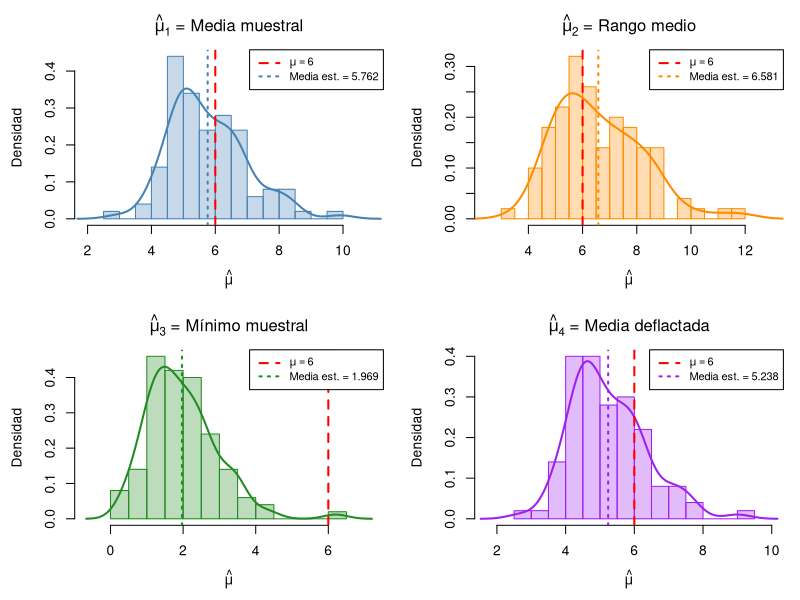
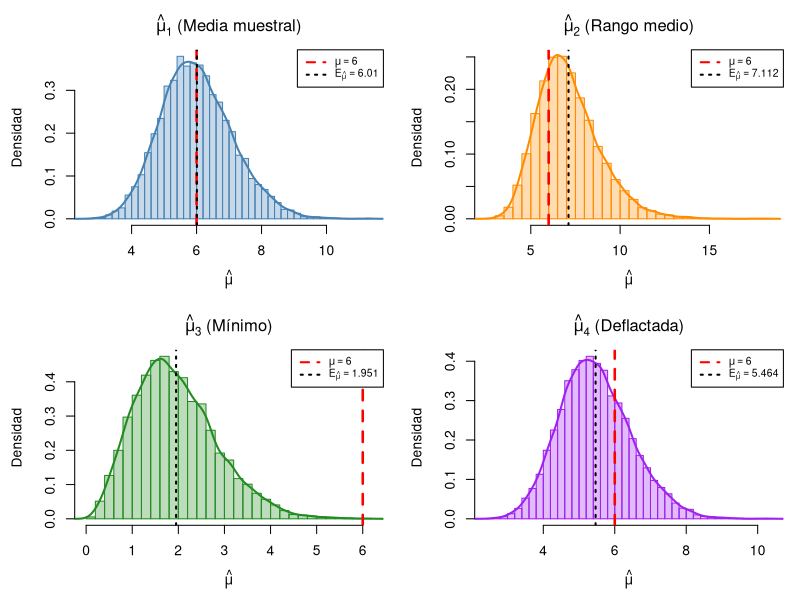

These figures' R source, in order: (Note: this script raises an error after producing the figures.)
## ---- chunk 1
set.seed(123)

# Parámetros
B     <- 100       # número de muestras
n     <- 10        # tamaño de cada muestra
alpha <- 3         # forma
sigma <- 2         # escala
mu    <- alpha * sigma  # media teórica = 6

# Generar las B muestras (matriz B x n)
muestras <- matrix(rgamma(B * n, shape = alpha, scale = sigma), nrow = B, ncol = n)

# Calcular los 4 estimadores para cada muestra
mu1 <- apply(muestras, 1, mean)
mu2 <- apply(muestras, 1, function(x) (min(x) + max(x)) / 2)
mu3 <- apply(muestras, 1, min)
mu4 <- apply(muestras, 1, function(x) sum(x) / (n + 1))


tabla <- data.frame(
  Muestra = 1:20,
  Mu1 = round(mu1[1:20], 4),
  Mu2 = round(mu2[1:20], 4),
  Mu3 = round(mu3[1:20], 4),
  Mu4 = round(mu4[1:20], 4)
)

knitr::kable(tabla,
             caption = "Valores de los 4 estimadores para las primeras 20 muestras (n = 10)",
             col.names = c("Muestra",
                           "$\\hat{\\mu}_1$ (Media)",
                           "$\\hat{\\mu}_2$ (Rango medio)",
                           "$\\hat{\\mu}_3$ (Mínimo)",
                           "$\\hat{\\mu}_4$ (Deflactada)"),
             align = "c")
## ---- chunk 2
# Calcular propiedades de cada estimador
estimadores <- list(mu1, mu2, mu3, mu4)
nombres <- c("$\\hat{\\mu}_1$", "$\\hat{\\mu}_2$", "$\\hat{\\mu}_3$", "$\\hat{\\mu}_4$")

# Varianza teórica de la media muestral para referencia
var_teorica_media <- alpha * sigma^2 / n  # 12/10 = 1.2

props <- data.frame(
  Estimador     = nombres,
  Media         = round(sapply(estimadores, mean), 4),
  Sesgo         = round(sapply(estimadores, mean) - mu, 4),
  Varianza      = round(sapply(estimadores, var), 4),
  ECM           = round(sapply(estimadores, function(e) mean((e - mu)^2)), 4),
  Mediana       = round(sapply(estimadores, median), 4)
)

knitr::kable(props,
             caption = "Propiedades estadísticas de los estimadores (B = 100 muestras, n = 10)",
             col.names = c("Estimador",
                           "Media estimada",
                           "Sesgo ($E[\\hat{\\mu}] - \\mu$)",
                           "Varianza",
                           "MSE",
                           "Mediana"),
             align = "c")
## ---- chunk 3
par(mfrow = c(2, 2), mar = c(4.5, 4.5, 3, 1))

# Colores para cada estimador
colores <- c("steelblue", "darkorange", "forestgreen", "purple")
titulos <- c(
  expression(hat(mu)[1] * " = Media muestral"),
  expression(hat(mu)[2] * " = Rango medio"),
  expression(hat(mu)[3] * " = Mínimo muestral"),
  expression(hat(mu)[4] * " = Media deflactada")
)

estimadores_lista <- list(mu1, mu2, mu3, mu4)

for (k in 1:4) {
  e <- estimadores_lista[[k]]
  
  # Histograma de densidad
  hist(e, breaks = 15, probability = TRUE,
       col = adjustcolor(colores[k], 0.3),
       border = colores[k],
       main = titulos[k],
       xlab = expression(hat(mu)),
       ylab = "Densidad",
       xlim = c(min(e) - 1, max(e) + 1))
  
  # Curva de densidad suavizada
  lines(density(e), col = colores[k], lwd = 2)
  
  # Línea de la media teórica
  abline(v = mu, col = "red", lwd = 2, lty = 2)
  
  # Línea de la media del estimador
  abline(v = mean(e), col = colores[k], lwd = 2, lty = 3)
  
  # Leyenda
  legend("topright",
         legend = c(expression(mu == 6), 
                    paste0("Media est. = ", round(mean(e), 3))),
         col = c("red", colores[k]),
         lty = c(2, 3), lwd = 2, cex = 0.8, bg = "white")
}
## ---- chunk 4
set.seed(123)

# Parámetros
B     <- 10000       # número de muestras
n     <- 10        # tamaño de cada muestra
alpha <- 3         # forma
sigma <- 2         # escala
mu    <- alpha * sigma  # media teórica = 6

# Generar las B muestras (matriz B x n)
muestras <- matrix(rgamma(B * n, shape = alpha, scale = sigma), nrow = B, ncol = n)

# Calcular los 4 estimadores para cada muestra
mu1 <- apply(muestras, 1, mean)
mu2 <- apply(muestras, 1, function(x) (min(x) + max(x)) / 2)
mu3 <- apply(muestras, 1, min)
mu4 <- apply(muestras, 1, function(x) sum(x) / (n + 1))
# Calcular propiedades de cada estimador
estimadores <- list(mu1, mu2, mu3, mu4)
nombres <- c("$\\hat{\\mu}_1$", "$\\hat{\\mu}_2$", "$\\hat{\\mu}_3$", "$\\hat{\\mu}_4$")

props <- data.frame(
  Estimador     = nombres,
  Media         = round(sapply(estimadores, mean), 4),
  Sesgo         = round(sapply(estimadores, mean) - mu, 4)
)

knitr::kable(props,
             caption = "Propiedades estadísticas de los estimadores (B = 10000 muestras, n = 10)",
             col.names = c("Estimador",
                           "Media estimada",
                           "Sesgo ($E[\\hat{\\mu}] - \\mu$)"
                           ),
             align = "c")
## ---- chunk 5
set.seed(123)
# Parámetros
B     <- 10000
n     <- 10
alpha <- 3
sigma <- 2
mu    <- alpha * sigma  # 6

# Generar B muestras (matriz B x n)
muestras <- matrix(rgamma(B * n, shape = alpha, scale = sigma), nrow = B, ncol = n)

# Calcular estimadores
mu1 <- apply(muestras, 1, mean)
mu2 <- apply(muestras, 1, function(x) (min(x) + max(x)) / 2)
mu3 <- apply(muestras, 1, min)
mu4 <- apply(muestras, 1, function(x) sum(x) / (n + 1))

par(mfrow = c(2, 2), mar = c(4.5, 4.5, 3, 1))

titulos <- c(
  expression(hat(mu)[1] * " (Media muestral)"),
  expression(hat(mu)[2] * " (Rango medio)"),
  expression(hat(mu)[3] * " (Mínimo)"),
  expression(hat(mu)[4] * " (Deflactada)")
)

estimadores_lista <- list(mu1, mu2, mu3, mu4)

for (k in 1:4) {
  e <- estimadores_lista[[k]]
  media_est <- mean(e)
  
  hist(e, breaks = 40, probability = TRUE,
       col = adjustcolor(colores[k], 0.3),
       border = colores[k],
       main = titulos[k],
       xlab = expression(hat(mu)),
       ylab = "Densidad")
  
  lines(density(e), col = colores[k], lwd = 2)
  
  # Media teórica
  abline(v = mu, col = "red", lwd = 2.5, lty = 2)
  
  # Media del estimador
  abline(v = media_est, col = "black", lwd = 2, lty = 3)
  
  legend("topright",
         legend = c(bquote(mu == 6),
                    bquote(E[hat(mu)] == .(round(media_est, 3)))),
         col = c("red", "black"),
         lty = c(2, 3), lwd = 2, cex = 0.75, bg = "white")
}
## ---- chunk 6
# 1. Definir funciones para cada estimador del problema
mu1 <- function(muestra) {
  mean(muestra) # Promedio muestral
}

mu2 <- function(muestra) {
  (min(muestra) + max(muestra)) / 2 # Rango medio
}

mu3 <- function(muestra) {
  min(muestra) # Mínimo muestral
}

mu4 <- function(muestra) {
  n <- length(muestra)
  sum(muestra) / (n + 1) # Promedio ajustado
}

# 2. Establecer parámetros poblacionales y de simulación
set.seed(123) # Para reproducibilidad
alpha <- 3
sigma <- 2
mu_true <- alpha * sigma  # = 6
num_simulaciones <- 10000  # Gran número de simulaciones para estabilidad
tamaños_muestra <- c(5, 10, 20, 30, 50, 60, 70, 80, 90, 100, 200, 300, 400, 500, 600, 1000)

# Inicializar data frames para almacenar resultados
coef_variacion <- data.frame()
mse_datos <- data.frame()

# 3. Bucle principal para analizar cada tamaño de muestra
for (n in tamaños_muestra) {
  
  # Generar matriz: cada columna es una muestra de tamaño n (distribución Gamma)
  muestras <- matrix(rgamma(n * num_simulaciones, shape = alpha, scale = sigma), 
                     nrow = n, ncol = num_simulaciones)
  
  # Aplicar las funciones de los estimadores a cada columna de la matriz
  estimaciones1 <- apply(muestras, 2, mu1)
  estimaciones2 <- apply(muestras, 2, mu2)
  estimaciones3 <- apply(muestras, 2, mu3)
  estimaciones4 <- apply(muestras, 2, mu4)
  
  # Calcular los coeficientes de variación (CV = sd / media)
  cv_est1 <- sd(estimaciones1) / mean(estimaciones1)
  cv_est2 <- sd(estimaciones2) / mean(estimaciones2)
  cv_est3 <- sd(estimaciones3) / mean(estimaciones3)
  cv_est4 <- sd(estimaciones4) / mean(estimaciones4)
  
  # Calcular MSE respecto al verdadero parámetro mu = 6
  mse_est1 <- mean((estimaciones1 - mu_true)^2)
  mse_est2 <- mean((estimaciones2 - mu_true)^2)
  mse_est3 <- mean((estimaciones3 - mu_true)^2)
  mse_est4 <- mean((estimaciones4 - mu_true)^2)
  
  # Almacenar los resultados de CV
  coef_variacion <- rbind(coef_variacion, 
                          data.frame(n = n, Estimador = "mu1", CV = cv_est1),
                          data.frame(n = n, Estimador = "mu2", CV = cv_est2),
                          data.frame(n = n, Estimador = "mu3", CV = cv_est3),
                          data.frame(n = n, Estimador = "mu4", CV = cv_est4))
  
  # Almacenar los resultados de MSE
  mse_datos <- rbind(mse_datos,
                     data.frame(n = n, Estimador = "mu1", MSE = mse_est1),
                     data.frame(n = n, Estimador = "mu2", MSE = mse_est2),
                     data.frame(n = n, Estimador = "mu3", MSE = mse_est3),
                     data.frame(n = n, Estimador = "mu4", MSE = mse_est4))
}
## ---- chunk 7
# Preparar datos para la tabla en formato ancho (más legible para libros)
tabla_resumen_cv <- coef_variacion %>%
  filter(n %in% c(10, 50, 100, 500, 1000)) %>%
  tidyr::pivot_wider(names_from = Estimador, values_from = CV) %>%
  mutate(across(starts_with("mu"), ~round(., 4))) %>%
  arrange(n)

kable(tabla_resumen_cv,
      caption = "Evolución del Coeficiente de Variación (CV) al incrementar n.",
      col.names = c("Tamaño de Muestra (n)", 
              "CV ($\\hat{\\mu}_1$)", 
              "CV ($\\hat{\\mu}_2$)", 
              "CV ($\\hat{\\mu}_3$)", 
              "CV ($\\hat{\\mu}_4$)"),
      align = c("c", "c", "c", "c", "c"))
## ---- chunk 8
# Tabla de MSE para complementar el análisis de consistencia
tabla_resumen_mse <- mse_datos %>%
  filter(n %in% c(10, 50, 100, 500, 1000)) %>%
  tidyr::pivot_wider(names_from = Estimador, values_from = MSE) %>%
  mutate(across(starts_with("mu"), ~round(., 4))) %>%
  arrange(n)

kable(tabla_resumen_mse,
      caption = "Evolución del Error Cuadrático Medio (MSE) respecto a $\\mu = 6$ al incrementar n.",
      col.names = c("Tamaño de Muestra (n)", 
              "MSE ($\\hat{\\mu}_1$)", 
              "MSE ($\\hat{\\mu}_2$)", 
              "MSE ($\\hat{\\mu}_3$)", 
              "MSE ($\\hat{\\mu}_4$)"),
      align = c("c", "c", "c", "c", "c"))
## ---- chunk 9
 #Graficar el coeficiente de variación en función del tamaño de la muestra
ggplot(coef_variacion, aes(x = n, y = CV, color = Estimador, shape = Estimador)) +
  geom_point(size = 1.5, alpha = 0.8) +
  geom_line(alpha = 1) +
  geom_vline(xintercept = 0, color = "black") +
  geom_hline(yintercept = 0, color = "black") +
  scale_x_log10() +  # Escala logarítmica para separar mejor las muestras pequeñas de las grandes
  labs(
       x = "Tamaño de Muestra (n) con escala Logarítmica", 
       y = "Coeficiente de Variación (CV)") +
  theme_minimal() +
  theme(
    panel.grid.minor = element_blank()
  ) +
  scale_color_brewer(palette = "Set1")
## ---- chunk 10
ggplot(mse_datos, aes(x = n, y = MSE, color = Estimador, shape = Estimador)) +
  geom_point(size = 1.5, alpha = 0.8) +
  geom_line(alpha = 1) +
  geom_hline(yintercept = 0, color = "black") +
  scale_x_log10() +
  labs(
       x = "Tamaño de Muestra (n) con escala Logarítmica", 
       y = "Error Cuadrático Medio (MSE)") +
  theme_minimal() +
  theme(
    panel.grid.minor = element_blank()
  ) +
  scale_color_brewer(palette = "Set1")
## ---- chunk 11
estimador1 <- function(muestra) mean(muestra)
estimador2 <- function(muestra) (min(muestra) + max(muestra)) / 2
estimador3 <- function(muestra) min(muestra)
estimador4 <- function(muestra) sum(muestra) / (length(muestra) + 1)

set.seed(123)
alpha <- 3
sigma <- 2
mu_true <- alpha * sigma
num_simulaciones <- 10000
tamaños_muestra_ef <- c(10, 30, 50, 100)

resultados_eficiencia <- data.frame()
datos_grafico_n50 <- data.frame()

etiquetas <- c("$\\hat{\\mu}_1$", "$\\hat{\\mu}_2$", 
               "$\\hat{\\mu}_3$", "$\\hat{\\mu}_4$")

for (n in tamaños_muestra_ef) {
  muestras <- matrix(rgamma(n * num_simulaciones, shape = alpha, scale = sigma), 
                     nrow = n, ncol = num_simulaciones)
  
  est1 <- apply(muestras, 2, estimador1)
  est2 <- apply(muestras, 2, estimador2)
  est3 <- apply(muestras, 2, estimador3)
  est4 <- apply(muestras, 2, estimador4)
  
  resultados_eficiencia <- rbind(resultados_eficiencia,
    data.frame(n = n, Estimador = etiquetas[1], Varianza = var(est1), CV = sd(est1)/mean(est1)),
    data.frame(n = n, Estimador = etiquetas[2], Varianza = var(est2), CV = sd(est2)/mean(est2)),
    data.frame(n = n, Estimador = etiquetas[3], Varianza = var(est3), CV = sd(est3)/mean(est3)),
    data.frame(n = n, Estimador = etiquetas[4], Varianza = var(est4), CV = sd(est4)/mean(est4))
  )
  
  if (n == 50) {
    datos_grafico_n50 <- data.frame(
      Valor = c(est1, est2, est3, est4),
      Estimador = factor(rep(etiquetas, each = num_simulaciones), levels = etiquetas)
    )
  }
}
## ---- chunk 12
tabla_efi_ancha <- resultados_eficiencia %>%
  pivot_wider(names_from = Estimador, values_from = c(Varianza, CV)) %>%
  select(n, 
         `Varianza_$\\hat{\\mu}_1$`, `CV_$\\hat{\\mu}_1$`,
         `Varianza_$\\hat{\\mu}_2$`, `CV_$\\hat{\\mu}_2$`,
         `Varianza_$\\hat{\\mu}_3$`, `CV_$\\hat{\\mu}_3$`,
         `Varianza_$\\hat{\\mu}_4$`, `CV_$\\hat{\\mu}_4$`) %>%
  mutate(across(-n, ~round(., 4)))

kable(tabla_efi_ancha, 
      format = "markdown",
      booktabs = TRUE,
      caption = "Comparación de Varianza y Coeficiente de Variación (CV) por tamaño de muestra.",
      col.names = c("$n$", 
                    "$\\text{Var}(\\hat{\\mu}_1)$", "$\\text{CV}(\\hat{\\mu}_1)$",
                    "$\\text{Var}(\\hat{\\mu}_2)$", "$\\text{CV}(\\hat{\\mu}_2)$",
                    "$\\text{Var}(\\hat{\\mu}_3)$", "$\\text{CV}(\\hat{\\mu}_3)$",
                    "$\\text{Var}(\\hat{\\mu}_4)$", "$\\text{CV}(\\hat{\\mu}_4)$"),
      align = "c")
## ---- chunk 13
ggplot(datos_grafico_n50, aes(x = Estimador, y = Valor, fill = Estimador)) +
  geom_boxplot(alpha = 0.7, outlier.alpha = 0.1) +
  geom_hline(yintercept = 6, linetype = "dashed", color = "red", linewidth = 1) +
  coord_cartesian(ylim = c(0, 15)) + 
  scale_x_discrete(labels = c(
    expression(hat(mu)[1]),
    expression(hat(mu)[2]),
    expression(hat(mu)[3]),
    expression(hat(mu)[4])
  )) +
  labs(
       subtitle = expression("Línea roja: media real " * (mu == 6)),
       x = "Estimador",
       y = "Valor Estimado") +
  theme_minimal() +
  theme(legend.position = "none") +
  scale_fill_brewer(palette = "Set1")
